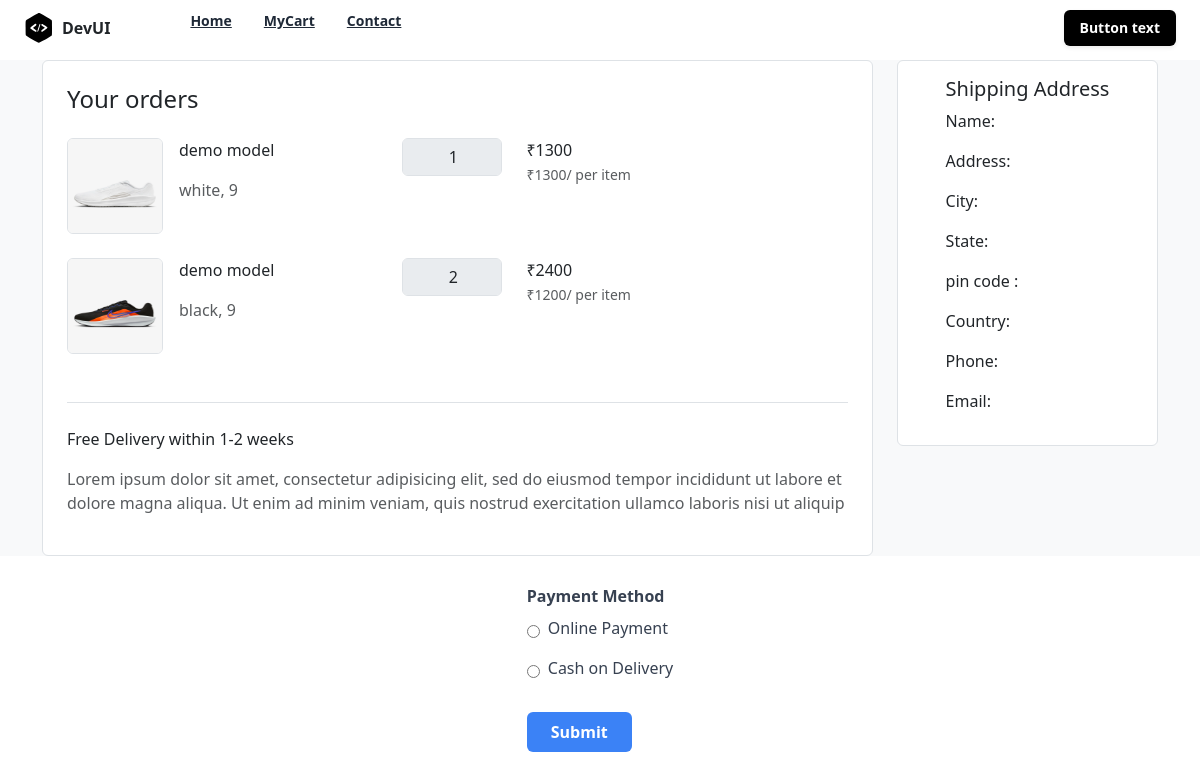
The app's page /checkout/ (signed in), older data.
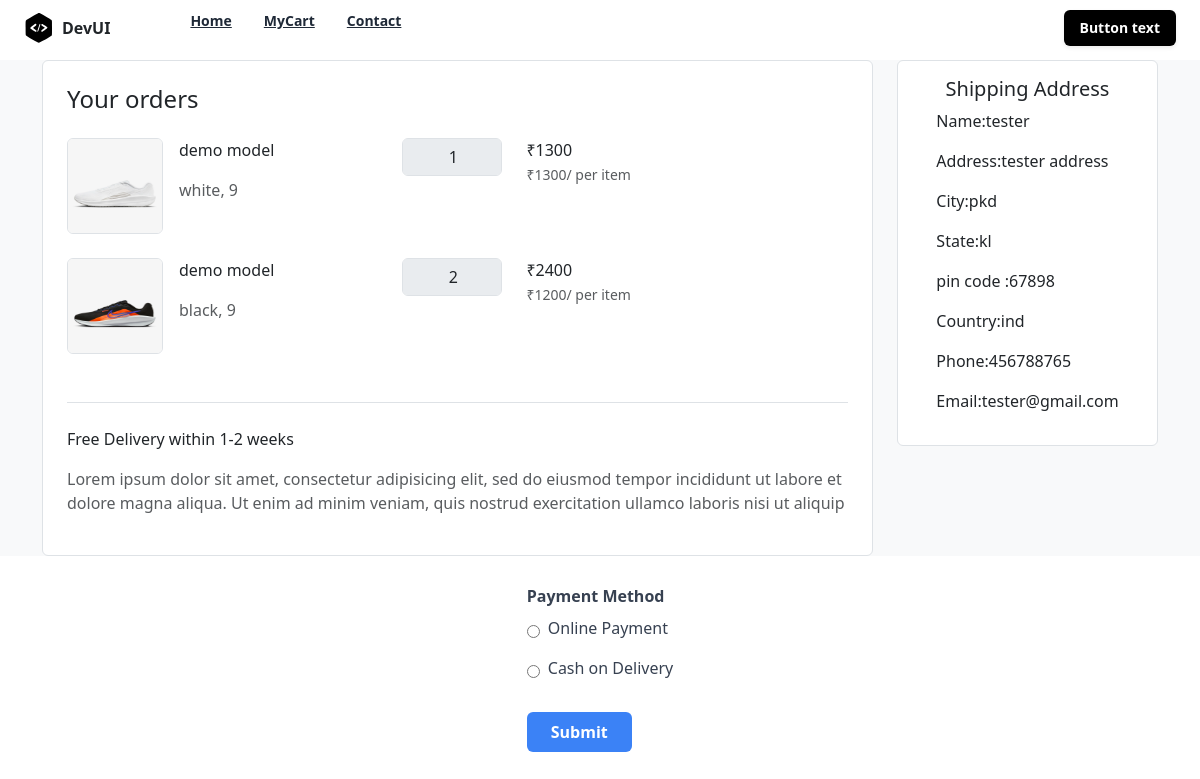
The same page, newer data.
### store/models.py (models this page shows)
class ShippingAddress(models.Model):
    user_object=models.ForeignKey(User,on_delete=models.CASCADE)
    full_name = models.CharField(max_length=200)
    street_address = models.CharField(max_length=1000)
    address_line_2 = models.CharField(max_length=255, blank=True, null=True)
    city = models.CharField(max_length=200)
    state = models.CharField(max_length=200)
    postal_code = models.CharField(max_length=20)
    country =models.CharField(max_length=200)
    phone_number = models.CharField(max_length=20)
    email = models.EmailField()
    created_date=models.DateTimeField(auto_now_add=True,null=True)
    updated_date=models.DateTimeField(auto_now=True,null=True)
    is_active=models.BooleanField(default=True)

### store/views.py (the view, shortened to what this page needs)
# urls.py: path('checkout/',views.CheckOutView.as_view(),name='checkout'),
class CheckOutView(View):
    def get(self,request,*args,**kwargs):
        qs=request.user.cart.cart_items.filter(is_order_placed=False)
        shipping_address=ShippingAddress.objects.filter(user_object=request.user).order_by('created_date').first()
        return render(request,'store/checkout.html',{'products':qs,"shipping":shipping_address})

### store/models.py (called while the page is built)
    def __str__(self):
        return self.title

### store/templates/store/checkout.html (shortened to what the changed rows need)
{%extends 'store/base.html'%}
{%block main_block%}
{%load static%}
<link rel="stylesheet" href="{%static 'css/my_cart.css'%}">
<link href="https://cdn.jsdelivr.net/npm/bootstrap@5.3.3/dist/css/bootstrap.min.css" rel="stylesheet">
  <section class="bg-light my-1">
    <div class="container">
      <div class="row">
        <div class="col-lg-3">
            <div class="card shadow-0 border">
              <div class="card-body">
                <div style="display: flex;flex-direction: column;flex-wrap: wrap;justify-content: center;align-content: center;"> <h5 align="center">Shipping Address</h5>
                    <div class="mb-3">Name:{{shipping.full_name}}</div>
                    <div class="mb-3">Address:{{shipping.street_address}}</div>
                    <div class="mb-3">City:{{shipping.city}}</div>
                    <div class="mb-3">State:{{shipping.state}}</div>
                    <div class="mb-3">pin code :{{shipping.postal_code}}</div>
                    <div class="mb-3">Country:{{shipping.country}}</div>
                    <div class="mb-3">Phone:{{shipping.phone_number}}</div>
                    <div class="mb-3">Email:{{shipping.email}}</div>
                  </div>
              </div>
            </div>
          </div>
      </div>
    </div>
  </section> <br>
{%endblock%}

Row changes from the older to the newer data that the page shows:
added ShippingAddress: full_name "tester", street_address "tester address", city "pkd", state "kl", postal_code "67898", country "ind", phone_number "456788765", email "tester@gmail.com"
